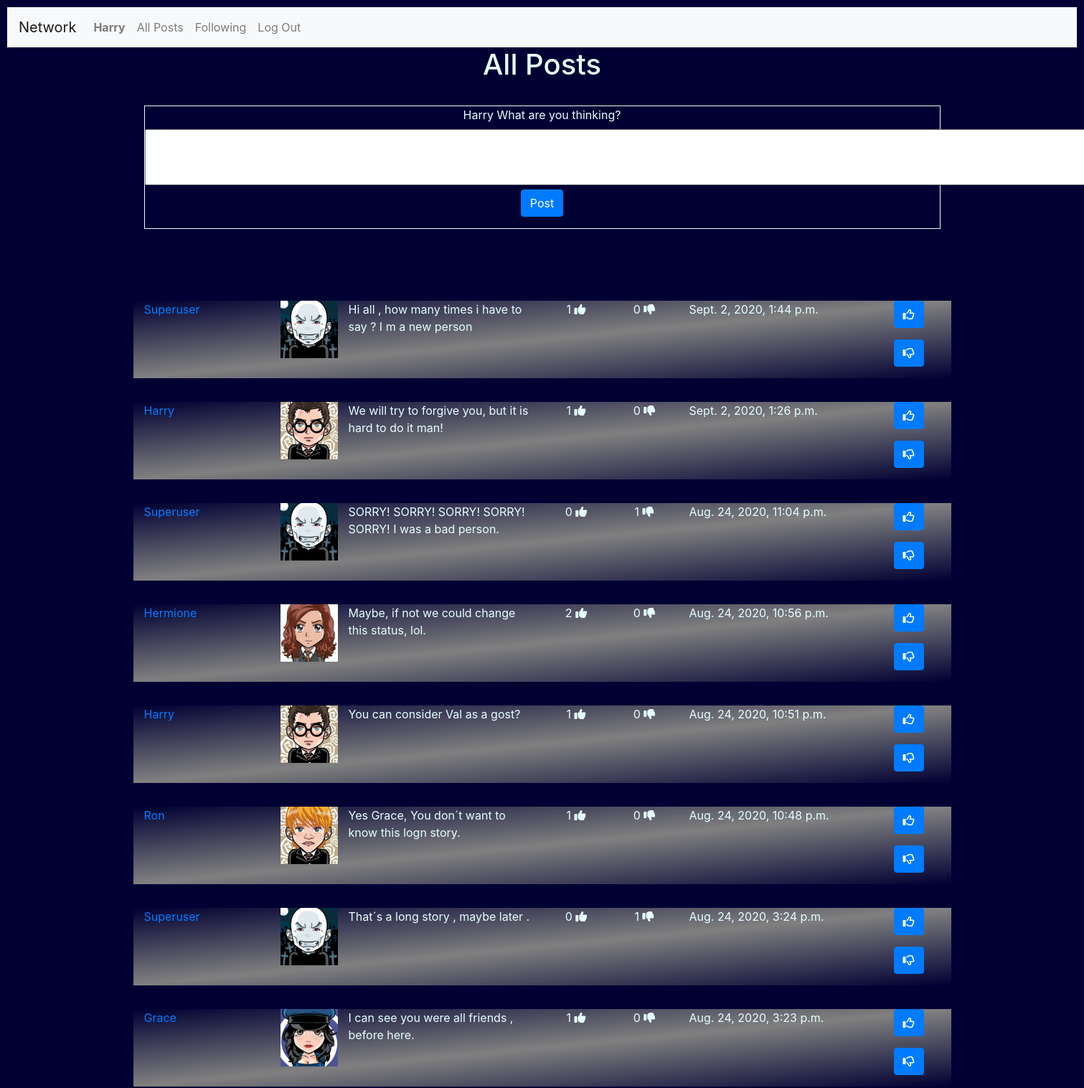
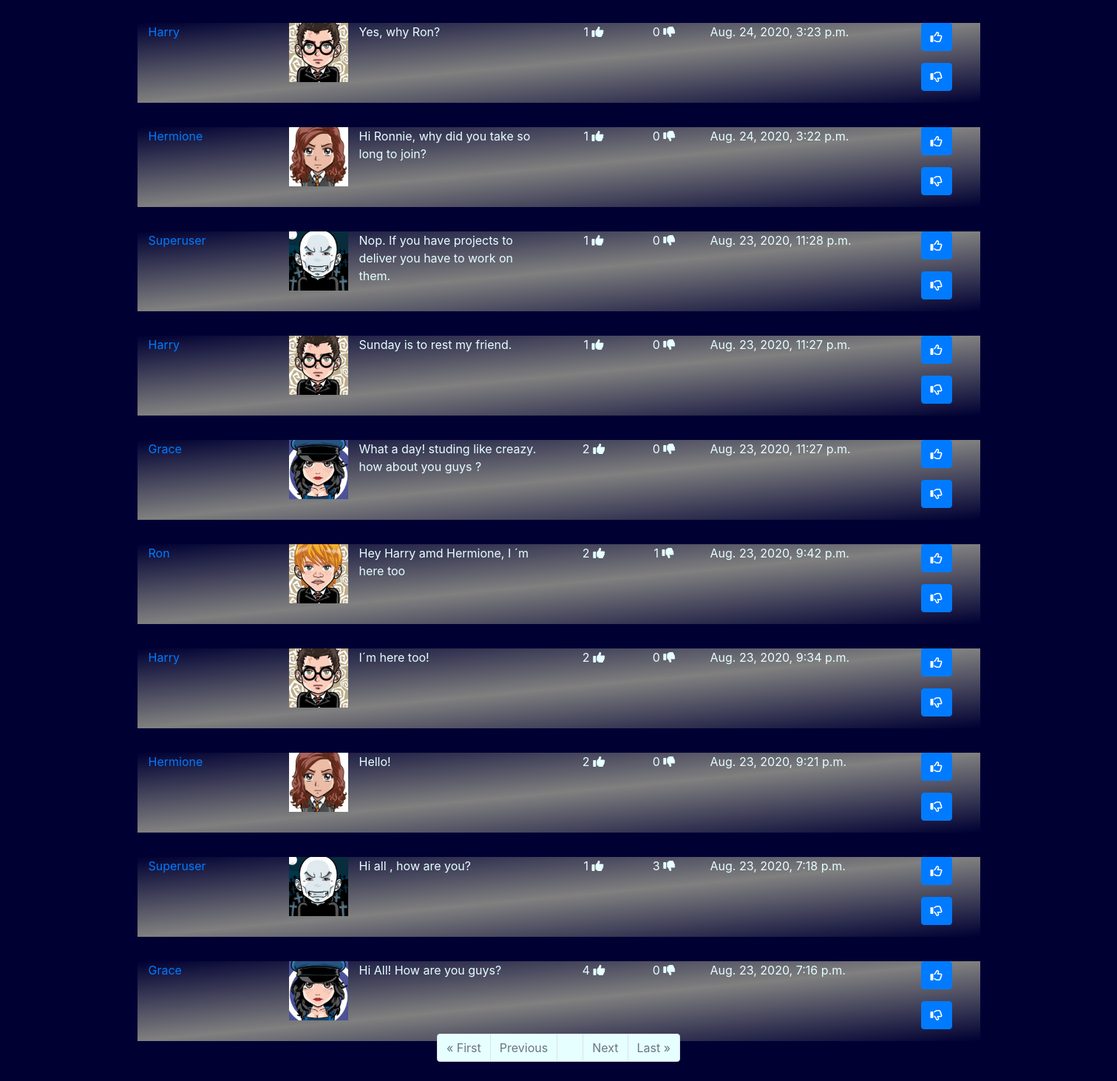
The app's page /post/superuser (signed in) with its own data (2 pictures, top to bottom).
### network/models.py (models this page shows)
class User(AbstractUser):
    pass

### network/views.py (the view)
# urls.py: path("post/<str:username>",views.post_view, name="post"),
@login_required
def post_view(request,username):
    if request.method == "POST":
        PV = NewPostForm(request.POST)
        if PV.is_valid():
            PV_user=request.user
            PV_post=PV.cleaned_data["NewPost"]
            try:
                NewPost = Posts(User=PV_user  , Post=PV_post)
                NewPost.save()
                paginator = Paginator(allposts(), 10)
                page_number = request.GET.get('page')
                page_itens = paginator.get_page(page_number)
                context={
                    "NewPostForm":NewPostForm(),
                    "page_obj": page_itens,
                }
                return render(request, "network/index.html", context)
            except IntegrityError as e:
                return HttpResponse( "ERROR trying to save New Post." + e )
    else:
            context={
               "NewPostForm":NewPostForm(),
               "page_obj": allposts(),
               "Username":username,
            }
            return render(request, "network/index.html", context)

### network/views.py
class NewPostForm(forms.Form):
    NewPost = forms.CharField(label= "What are you thinking?",widget=forms.Textarea( attrs={'rows':'3' , 'cols':'140','text-align': 'center' }))

### network/views.py (called while the page is built)
def allposts():
    with connection.cursor() as cursor:
        cursor.execute(f"""
            SELECT u.username, pr.Avatar,po.id, po.Post, po.Date, po.Likes, po.Unlikes
            FROM network_user u, network_profile pr, network_posts po
            WHERE pr.User_id = po.User_id AND po.User_id = u.id
            ORDER BY po.Date DESC""")
        results = dictfetchall(cursor)
    return results

def dictfetchall(cursor):
    columns = [col[0] for col in cursor.description]
    return [
        dict(zip(columns, row))
        for row in cursor.fetchall()
    ]

### network/templates/network/index.html (shortened to what this page needs)
{% extends "network/layout.html" %}
{% load static %}
{% block body %}
  <h1>All Posts</h1>
  <hr>
  <div class="container" >
      <form action="{% url 'network:post' request.user %}" method="post" style="border: 1px solid #e6ffff ;">
          <p style="text-align:center;">
            {{request.user |title}}
            {{ NewPostForm }}
            <br>
            <button class="btn btn-primary" type="Submit" id="newpost" name="newpost">Post</button></p>
      </form>
  </div>
  {% if page_obj|length > 0 %}
      {% for Post in page_obj %}
          <div class="container" style="width:90%; position:relative; top:100px;background-image: linear-gradient(to top left, #000033, gray,	 #000033 );">
              <div class="row"  width="1700px">
                  <div class="col-lg-2">
                      <p><a href="{% url 'network:profile' Post.username %}" >  {{Post.username |title}} </a> </p>
                  </div>
                  <div class="col-lg-1">
                          <img src="/media/{{Post.Avatar}} "  class="img-responsive" style="width: 80px;"   />
                  </div>
                  <div class="col-lg-3">
                      <div id="divpost-{{Post.id}}"  >
                           <p id={{Post.id}}> {{Post.Post}} </p>
                      </div>
                  </div>
                  <div class="col-lg-1" style="text-align: center;">
                           {%if Post.Likes == None%}
                             <p> 0 <i class="fas fa-thumbs-up"></i></p>
                           {% else %}
                              <p> {{ Post.Likes }}  <i class="fas fa-thumbs-up"></i></p>
                           {% endif %}
                  </div>
                  <div class="col-lg-1" style="text-align: center;">
                           {%if Post.Unlikes  == None%}
                                <p> 0  <i class="fas fa-thumbs-down"></i></p>
                            {% else %}
                                <p> {{ Post.Unlikes }}  <i class="fas fa-thumbs-down"></i></p>
                            {% endif %}
                      </div>
                      <div class="col-lg-3">
                         <p> {{Post.Date}} </p>
                      </div>
                      <div class="col-lg-1">
                          <p> <button class="btn btn-primary" id="likes-{{Post.id}}" onclick="likepost({{Post.id}})">
                               <i class="far fa-thumbs-up"></i>
                              </button></p>
                          <p> <button class="btn btn-primary" id="unlikes-{{Post.id}}" onclick="unlikepost({{Post.id}})">
                               <i class="far fa-thumbs-down"></i>
                              </button></p>
                      </div>
                  </div>
          </div>
          <hr>
      {% endfor %}
      <br>
      <hr>
      <form>
         <div class="container" >
            <ul class="pagination justify-content-center"  >
                {% if page_obj.has_previous %}
                          <li class="page-item"><a href="?page=1" class="page-link" style="background-color:#e6ffff;">&laquo; First</a></li>
                          <li class="page-item"><a href="?page={{ page_obj.previous_page_number }}" class="page-link" style="background-color:#e6ffff;">Previous</a></li>
                {% else %}
                      <li class="page-item disabled"><a class="page-link" style="background-color:#e6ffff;">&laquo; First</a></li>
                      <li class="page-item disabled"><a class="page-link" style="background-color:#e6ffff;">Previous</a></li>
                {% endif %}
                {% if page_obj.number %}
                      <li class="page-item"><a class="page-link" style="background-color:#e6ffff;">{{ page_obj.number }}</a></li>
                {% else %}
                      <li class="page-item"><a class="page-link" style="background-color:#e6ffff;">0</a></li>
                {% endif %}
                {% if page_obj.has_next %}
                      <li class="page-item"><a href="?page={{ page_obj.next_page_number }}" class="page-link" style="background-color:#e6ffff;">Next</a></li>
                      <li class="page-item"><a href="?page={{ page_obj.paginator.num_pages }}" class="page-link" style="background-color:#e6ffff;">Last &raquo;</a></li>
                {% else %}
                      <li class="page-item disabled"><a class="page-link" style="background-color:#e6ffff;">Next</a></li>
                      <li class="page-item disabled"><a class="page-link" style="background-color:#e6ffff;">Last &raquo;</a></li>
                {% endif %}
          </ul>
        </div>
      </form>
  {% endif %}
  {% endblock %}

### network/templates/network/layout.html (shortened to what this page needs)
{% load static %}
<!DOCTYPE html>
<html lang="en">
    <head>
        <link rel="stylesheet" href="https://stackpath.bootstrapcdn.com/bootstrap/4.4.1/css/bootstrap.min.css">
        <link rel="stylesheet" href="https://cdnjs.cloudflare.com/ajax/libs/font-awesome/4.7.0/css/font-awesome.min.css">
        <link href="{% static 'network/styles.css' %}" rel="stylesheet">
    </head>
    <body>
        <nav class="navbar navbar-expand-lg navbar-light bg-light" >
            <a class="navbar-brand" href="#">Network</a>
            <div style="color : #000033;">
              <ul class="navbar-nav mr-auto">
                {% if user.is_authenticated %}
                    <li class="nav-item">
                        <a class="nav-link" href="{% url 'network:profile' user.username  %}"><strong>{{ user.username |title}}</strong></a>
                    </li>
                {% endif %}
                <li class="nav-item">
                  <a class="nav-link" href="{% url 'network:index' %}">All Posts</a>
                </li>
                {% if user.is_authenticated %}
                    <li class="nav-item">
                        <a class="nav-link" href="{% url 'network:following' %}">Following</a>
                    </li>
                    <li class="nav-item">
                        <a class="nav-link" href="{% url 'network:logout' %}">Log Out</a>
                    </li>
                {% endif %}
              </ul>
            </div>
          </nav>
        <div class="body">
            {% block body %}
            {% endblock %}
        </div>
    </body>
</html>

### network/static/network/styles.css (style rules this page uses)
body { padding: 10px; color: #e6ffff ; background-color: #000033; background-position: center; background-repeat: no-repeat; background-size: cover; height: 100%; width: 100%; }
h1 { text-align: center; }

### records on screen
User: username "Harry", user "Harry", Post "We will try to forgive you, but it is hard to do it man!", Likes "1", shows "0", Date "Sept. 2, 2020, 1:26 p.m.", Post "You can consider Val as a gost?", Date "Aug. 24, 2020, 10:51 p.m.", Post "Yes, why Ron?", Date "Aug. 24, 2020, 3:23 p.m.", Post "Sunday is to rest my friend.", Date "Aug. 23, 2020, 11:27 p.m."

### other values on screen
{{ Post.username |title }} "Superuser" "Superuser" "Hermione" "Ron" "Superuser" "Grace" "Hermione" "Superuser" "Grace" "Ron" "Harry" "Hermione" "Superuser" "Grace"
{{ Post.Post }} "Hi all , how many times i have to say ? I m a new person" "SORRY! SORRY! SORRY! SORRY! SORRY! I was a bad person." "Maybe, if not we could change this status, lol." "Yes Grace, You don´t want to know this logn story." "That´s a long story , maybe later ." "I can see you were all friends , before here." "Hi Ronnie, why did you take so long to join?" "Nop. If you have projects to deliver you have to work on them." "What a day! studing like creazy. how about you guys ?" "Hey Harry amd Hermione, I ´m here too" "I´m here too!" "Hello!" "Hi all , how are you?" "Hi All! How are you guys?"
{{ Post.Likes }} "1" "2" "1" "1" "1" "1" "2" "2" "2" "2" "1" "4"
{{ Post.Date }} "Sept. 2, 2020, 1:44 p.m." "Aug. 24, 2020, 11:04 p.m." "Aug. 24, 2020, 10:56 p.m." "Aug. 24, 2020, 10:48 p.m." "Aug. 24, 2020, 3:24 p.m." "Aug. 24, 2020, 3:23 p.m." "Aug. 24, 2020, 3:22 p.m." "Aug. 23, 2020, 11:28 p.m." "Aug. 23, 2020, 11:27 p.m." "Aug. 23, 2020, 9:42 p.m." "Aug. 23, 2020, 9:34 p.m." "Aug. 23, 2020, 9:21 p.m." "Aug. 23, 2020, 7:18 p.m." "Aug. 23, 2020, 7:16 p.m."
{{ Post.Unlikes }} "1" "1" "1" "3"
